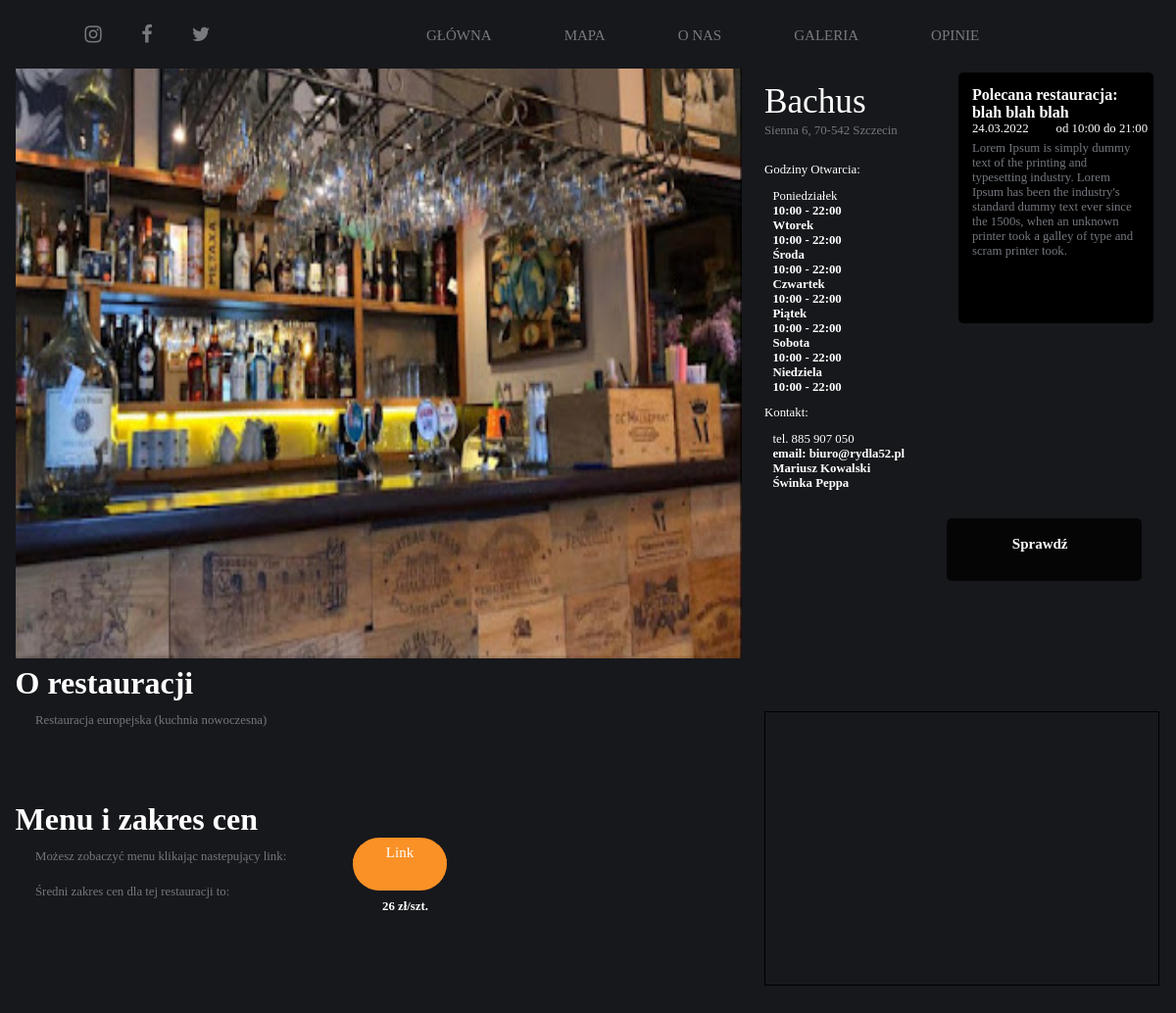
Page /restaurant/36 on the committed database.
### app/models.py (models this page shows)
class Restaurant(models.Model):
    id = models.IntegerField(primary_key=True)
    name = models.CharField(max_length=50)
    address = models.CharField(max_length=50)
    rating = models.IntegerField()
    created_at = models.DateTimeField(auto_now_add=True)
    updated_at = models.DateTimeField(auto_now=True)
    price = models.IntegerField()
    description = models.CharField(max_length=100)
    district = models.CharField(max_length=50)
    image = models.ImageField(blank=True)
    category = models.ForeignKey(Categorie, on_delete=models.CASCADE, default=True, null=False)
    x = models.CharField(max_length=100)
    y = models.CharField(max_length=100)

### app/views.py (the view)
# urls.py: path('restaurant/<str:res_id>', restaurant, name="restaurant"),
def restaurant(request: HttpRequest, res_id) -> HttpResponse:
    r = Restaurant.objects.get(id=res_id)
    context = {
        'restaurant': r
    }
    return render(request, 'sub_restaurant.html', context)

### app/templates/sub_restaurant.html (shortened to what this page needs)
{% extends "base.html" %}
{% load static %}
{% block content %}
    <div class="left_side">
        <div class = "left_img">
        <img src="{{ restaurant.image.url }}" id="l_img">
        </div>
        <div class="bottom_left">
            <h2 class="sub_title2">O restauracji</h2>
            <p class="text3">{{ restaurant.description }}</p>
            <h2 class="sub_title3">Menu i zakres cen</h2>
            <p class="sub_text">Możesz zobaczyć menu klikając nastepujący link:</p>
            <p class="sub_text" style="margin-top: 4%;">Średni zakres cen dla tej restauracji to:</p>
            <a href="" id="link_a" ><div class="button_check"><p id="przycisk_link" style="background-color:#fa9127">Link</p></div></a>
            <p class="prices">{{ restaurant.price }} zł/szt.</p>
        </div>
    </div>
    <div class="right_side">
        <div class ="left_right_side">
            <h1 id="restaurant_name">{{ restaurant.name }}</h1>
            <p id="restaurant_adress">{{ restaurant.address }}</p>
            <h3 id="restaurant_time">
                Godziny Otwarcia:
            </h3>
                <p class="day-n-our1">
                    Poniedziałek
                </p>
                <p class="day-n-our">
                    10:00 - 22:00
                </p>
                <p class="day-n-our">
                    Wtorek
                </p>
                <p class="day-n-our">
                    10:00 - 22:00
                </p>
                <p class="day-n-our">
                    Środa
                </p>
                <p class="day-n-our">
                    10:00 - 22:00
                </p>
                <p class="day-n-our">
                    Czwartek
                </p>
                <p class="day-n-our">
                    10:00 - 22:00
                </p>
                <p class="day-n-our">
                    Piątek
                </p>
                <p class="day-n-our">
                    10:00 - 22:00
                </p>
                <p class="day-n-our">
                    Sobota
                </p>
                <p class="day-n-our">
                    10:00 - 22:00
                </p>
                <p class="day-n-our">
                    Niedziela
                </p>
                <p class="day-n-our">
                    10:00 - 22:00
                </p>
                <p class="contact">
                    Kontakt:
                </p>
                <p class="day-n-our1">
                    tel. 885 907 050
                </p>
                <p class="day-n-our">
                    email: biuro@rydla52.pl
                </p>
                <p class="day-n-our">
                    Mariusz Kowalski
                </p>
                <p class="day-n-our">
                    Świnka Peppa
                </p>
        </div>
        <div class ="right_right_side">
            <div class ="baner_reklamowy">
                <div class="gorny_blok" style="background-color:black">
                    <h2 id="polecane_nazwa">Polecana restauracja: blah blah blah</h2>
                    <p class="podtekst" style="background-color:black">24.03.2022</p>
                    <p class="podtekst2" style="background-color:black">od 10:00 do 21:00</p>
                    <p class="text2" style="background-color:black">Lorem Ipsum is simply dummy text of the printing and typesetting industry. Lorem Ipsum has been the industry's standard dummy text ever since the 1500s, when an unknown printer took a galley of type and scram printer took.</p>
                </div>
                <div class="przycisko_blok">
                    <a href="restaurant.html" id="link" ><p class="sprzawdz">Sprawdź</p></a>
                </div>
            </div>
        </div>
        <div class ="map_section">
            <iframe width="100%" height="100%" src="https://www.openstreetmap.org/export/embed.html?bbox={{ restaurant.y }}%2C{{ restaurant.x }}%2C{{ restaurant.y }}%2C{{ restaurant.x }}&amp;layer=mapnik&amp;marker={{ restaurant.x }}%2C{{ restaurant.y }}" style="border: 1px solid black"></iframe><br/>
        </div>
    </div>
{% endblock %}

### app/static/css/main.css (style rules this page uses)
* { margin: 0; padding: 0; box-sizing: border-box; font-family: Sansation; background-color: #17181c; overflow-x: hidden; }
a { color: #78797d; text-decoration: none; margin-left: 20px; margin-top: 20px; font-size: 15px; transition: color ease-out .3s; }
.left_side { background-color: #17181c; float: left; height: 130vh; width: 65%; }
.right_side { background-color: #17181c; float: left; height: 130vh; width: 35%; margin-top: 1%; }
.left_img { float: left; width: 100%; margin-top: 2%; margin-left: 2%; height: 60%; }
#l_img { float: left; width: 95%; height: 100%; }
.left_right_side { float: left; width: 40%; height: 600px; margin-top: 40px; }
.right_right_side { float: left; width: 60%; height: 80vh; }
.button_check { position: absolute; background-color: #fa9127; width: 8%; height: 5%; border-radius: 50px; left: 30%; text-align: center; }
#link_a { color: white; }
#przycisk_link { margin-top: 8%; }
.prices { font-size: 80%; color: white; font-weight: bold; position: relative; top: 16%; left: 50%; }
#restaurant_name { color: white; font-size: 220%; font-weight: normal; font-family: Sansation Light; }
#restaurant_adress { font-size: 80%; color: #73777D; font-weight: normal; margin-top: 1%; }
#restaurant_time { font-size: 80%; color: white; font-weight: normal; margin-top: 15%; }
.day-n-our1 { font-size: 80%; color: white; font-family: Sansation Light; margin-top: 7%; margin-left: 5%; }
.day-n-our { font-size: 80%; color: white; font-family: Sansation Light; margin-left: 5%; font-weight: bold; }
.contact { font-size: 80%; color: white; font-weight: normal; margin-top: 7%; }
.bottom_left { float: left; width: 100%; height: 35vh; }
.text3 { font-size: 80%; color: #73777D; font-family: Sansation Light; margin-top: 1%; margin-left: 3%; position: absolute; width: 60%; }
.sub_title3 { color: white; font-size: 200%; font-weight: normal; font-family: Sansation Light; font-weight: bold; margin-left: 2%; margin-top: 13%; }
.sub_title2 { color: white; font-size: 200%; font-weight: normal; font-family: Sansation Light; font-weight: bold; margin-left: 2%; margin-top: 1%; }
.sub_text { font-size: 80%; color: #73777D; font-family: Sansation Light; margin-top: 1%; margin-left: 3%; position: absolute; width: 60%; }
.map_section { float: right; height: 35vh; width: 96%; background-color: #fa9127; margin-top: 10%; margin-right: 4%; background-position: center; background-size: cover ; }
.baner_reklamowy { position: relative; width: 93%; height: 80vh; float: left; background-position: center; background-repeat: no-repeat; background-size: cover; border-radius: 7px; }
.gorny_blok { width: 85%; height: 40%; margin-top: 30px; margin-left: 30px; background-color: rgba(0, 0, 0, 0.8); border-radius: 5px; position: relative; }
.przycisko_blok { width: 85%; height: 10%; margin-top: 85%; margin-left: 7.5%; background-color: rgba(0, 0, 0, 0.8); border-radius: 5px; position: absolute; text-align: center; }
.sprzawdz { color: #FFFFFF; background-color: transparent; font-size: 100%; font-weight: bold; font-family: Sansation; position: relative; width: 86%; margin-left: 5%; }
#polecane_nazwa { color: #FFFFFF; background-color: transparent; font-size: 100%; font-weight: bold; font-family: Sansation; position: absolute; margin-top: 7%; margin-left: 7%; width: 86%; }
.podtekst { font-size: 80%; color: white; font-family: Sansation Light; margin-top: 25%; margin-left: 7%; position: absolute; }
.podtekst2 { font-size: 80%; color: white; font-family: Sansation Light; margin-top: 25%; margin-left: 50%; position: absolute; }
.text2 { font-size: 80%; color: #73777D; font-family: Sansation Light; margin-top: 35%; margin-left: 7%; position: absolute; width: 85%; }

### rows in the picture
Restaurant: image (picture), description "Restauracja europejska (kuchnia nowoczesna)", price "26", name "Bachus", address "Sienna 6, 70-542 Szczecin"
